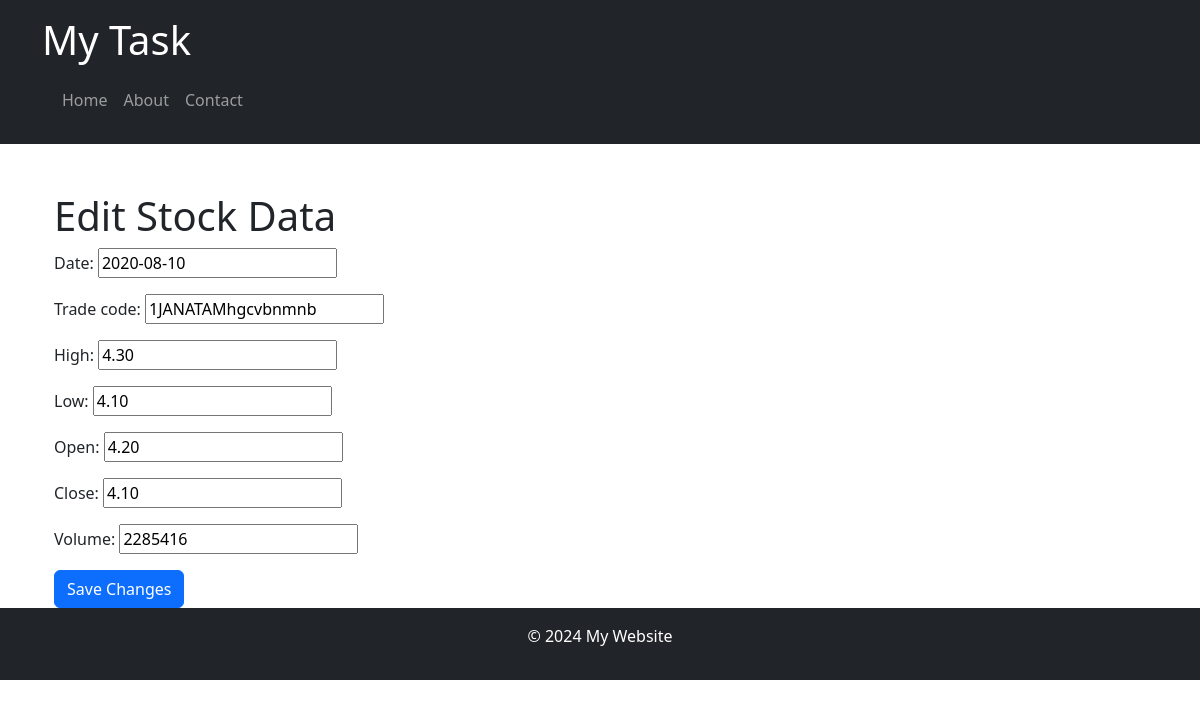
Screenshot of /stock-data/1/edit/ with the database file from the repository.
### task/models.py (models this page shows, shortened)
class StockData(models.Model):
    date = models.DateField()
    trade_code = models.CharField(max_length=100)
    high = models.DecimalField(max_digits=10, decimal_places=2)
    low = models.DecimalField(max_digits=10, decimal_places=2)
    open = models.DecimalField(max_digits=10, decimal_places=2)
    close = models.DecimalField(max_digits=10, decimal_places=2)
    volume = models.IntegerField()

### task/views.py (the view)
# urls.py: path('stock-data/<int:pk>/edit/', edit_stock_data_view, name='edit_stock_data'),
def edit_stock_data_view(request, pk):
    stock_data = get_object_or_404(StockData, pk=pk)
    if request.method == 'POST':
        form = StockDataForm(request.POST, instance=stock_data)
        if form.is_valid():
            form.save()
            return redirect('task:stock_data')
    else:
        form = StockDataForm(instance=stock_data)
    return render(request, 'task/edit_stock_data.html', {'form': form})

### task/forms.py
class StockDataForm(forms.ModelForm):
    class Meta:
        model = StockData
        fields = ['date', 'trade_code', 'high', 'low', 'open', 'close', 'volume']

### task/templates/task/edit_stock_data.html (shortened to what this page needs)
{% extends "base.html" %}
{% block content %}
<div class="container">
    <h1 class="mt-5">Edit Stock Data</h1>
    <form method="post">
        {{ form.as_p }}
        <button type="submit" class="btn btn-primary">Save Changes</button>
    </form>
</div>
{% endblock %}

### rows the page displays
StockData: date "2020-08-10", trade_code "1JANATAMhgcvbnmnb", high "4.30", low "4.10", open "4.20", close "4.10", volume "2285416"
